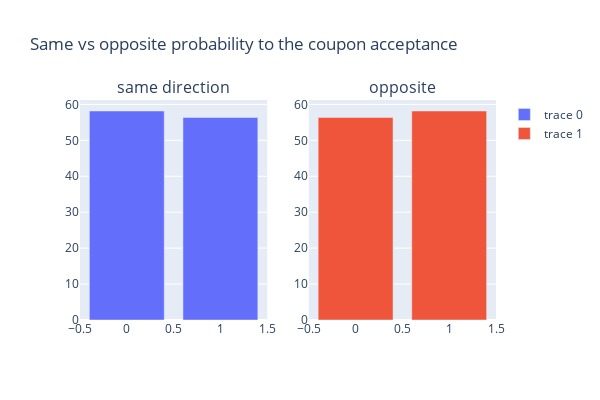

This figure's notebook cell:
### Markdown cell above
### Same Vs Opposite Direction

### Code cell
fig = make_subplots(rows= 1 , cols= 2, subplot_titles = ['same direction', 'opposite'])

same_idx, same_val = probability(df.copy(),'direction_same')
opp_idx, opp_val = probability(df.copy(),'direction_opp')

print(pd.crosstab(df['direction_same'], df['Y']))

fig.add_trace(
    go.Bar(x = opp_idx, y = opp_val), row = 1 , col = 1
)

fig.add_trace(
    go.Bar(x = same_idx, y = same_val), row = 1, col = 2
)

fig.update_layout(height=400, width=600, title_text="Same vs opposite probability to the coupon acceptance")
fig.show()
check_correlation(df,'direction_same','Y')
check_correlation(df,'direction_opp','Y')

### Figure 1 — Plotly figure (JSON) as saved in the notebook; plotly's stock layout.template omitted (floating-point values rounded to 4 significant figures)
{"data": [{"type": "bar", "x": [1, 0], "xaxis": "x", "y": [56.37, 58.17], "yaxis": "y"}, {"type": "bar", "x": [0, 1], "xaxis": "x2", "y": [56.37, 58.17], "yaxis": "y2"}], "layout": {"annotations": [{"font": {"size": 16}, "showarrow": false, "text": "same direction", "x": 0.225, "xanchor": "center", "xref": "paper", "y": 1, "yanchor": "bottom", "yref": "paper"}, {"font": {"size": 16}, "showarrow": false, "text": "opposite", "x": 0.775, "xanchor": "center", "xref": "paper", "y": 1, "yanchor": "bottom", "yref": "paper"}], "height": 400, "title": {"text": "Same vs opposite probability to the coupon acceptance"}, "width": 600, "xaxis": {"anchor": "y", "autorange": true, "domain": [0, 0.45], "range": [-0.5, 1.5], "type": "linear"}, "xaxis2": {"anchor": "y2", "autorange": true, "domain": [0.55, 1], "range": [-0.5, 1.5], "type": "linear"}, "yaxis": {"anchor": "x", "autorange": true, "domain": [0, 1], "range": [0, 61.23], "type": "linear"}, "yaxis2": {"anchor": "x2", "autorange": true, "domain": [0, 1], "range": [0, 61.23], "type": "linear"}}}
